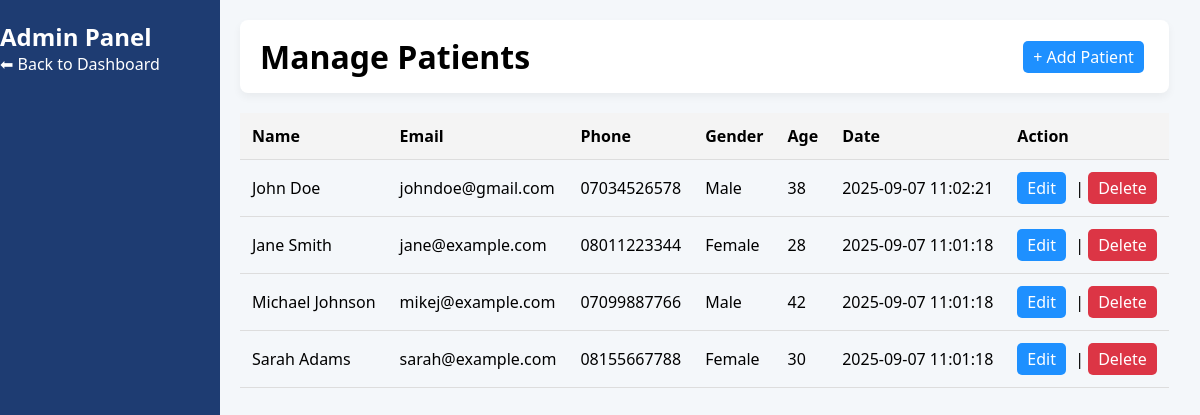
Screenshot of /dashboard/manage_patients.php (signed in) with the database file from the repository.
### tables this page shows
CREATE TABLE `patients` (
  `id` int(11) NOT NULL,
  `name` varchar(100) NOT NULL,
  `email` varchar(100) NOT NULL,
  `phone` varchar(20) NOT NULL,
  `gender` enum('Male','Female') NOT NULL,
  `age` int(11) NOT NULL,
  `created_at` timestamp NOT NULL DEFAULT current_timestamp()
);

### dashboard/manage_patients.php (the view, shortened to what this page needs)
<?php
include '../includes/db.php';
$result = $conn->query("SELECT * FROM patients ORDER BY created_at DESC");
?>
<!DOCTYPE html>
<html lang="en">
<head>
  <link rel="stylesheet" href="../assets/css/dashboard.css">
</head>
<body>
  <div class="dashboard-container">
    <aside class="sidebar">
      <h2>Admin Panel</h2>
      <ul>
        <li><a class="link" href="admin.php">⬅ Back to Dashboard</a></li>
      </ul>
    </aside>
    <main class="main-content">
      <header class="topbar">
        <h1>Manage Patients</h1>
        <a href="add_patient.php" class="btn-view">+ Add Patient</a>
      </header>
      <section class="content">
        <table class="messages-table">
          <thead>
            <tr>
              <th>Name</th>
              <th>Email</th>
              <th>Phone</th>
              <th>Gender</th>
              <th>Age</th>
              <th>Date</th>
              <th>Action</th>
            </tr>
          </thead>
          <tbody>
            <?php if ($result->num_rows > 0): ?>
              <?php while ($row = $result->fetch_assoc()): ?>
                <tr>
                  <td><?= $row['name'] ?></td>
                  <td><?= $row['email'] ?></td>
                  <td><?= $row['phone'] ?></td>
                  <td><?= $row['gender'] ?></td>
                  <td><?= $row['age'] ?></td>
                  <td><?= $row['created_at'] ?></td>
                  <td>
                    <a class="btn-view" href="edit_patient.php?id=<?= $row['id'] ?>">Edit</a> |
                    <a class="btn-delete" href="delete_patient.php?id=<?= $row['id'] ?>" onclick="return confirm('Delete this patient?')">Delete</a>
                  </td>
                </tr>
              <?php endwhile; ?>
            <?php else: ?>
              <tr><td colspan="7">No patients yet.</td></tr>
            <?php endif; ?>
          </tbody>
        </table>
      </section>
    </main>
  </div>
</body>
</html>

### assets/css/dashboard.css (style rules this page uses)
* { margin: 0; padding: 0; box-sizing: border-box; font-family: "Segoe UI", Tahoma, Geneva, Verdana, sans-serif; }
body { display: flex; background: #f4f7fa; }
.sidebar { width: 220px; background: #1e3c72; color: #fff; min-height: 100vh; padding: 20px 0; position: fixed; }
.main-content { margin-left: 220px; padding: 20px; width: calc(100% - 220px); }
.topbar { background: #fff; padding: 15px 20px; border-radius: 8px; display: flex; justify-content: space-between; align-items: center; margin-bottom: 20px; box-shadow: 0 4px 8px rgba(0, 0, 0, 0.05); }
table { width: 100%; border-collapse: collapse; }
table th, table td { padding: 12px; text-align: left; border-bottom: 1px solid #ddd; }
table th { background: #f4f4f4; }
.link { text-decoration: none; color: inherit; }
.btn-view { padding: 5px 10px; color: #fff; background-color: #1e90ff; text-decoration: none; border-radius: 5px; margin-right: 5px; display: inline-block; transition: background 0.3s; }
.btn-delete { padding: 5px 10px; color: #fff; background-color: #dc3545; text-decoration: none; border-radius: 5px; display: inline-block; transition: background 0.3s; }

### rows the page displays
patients: name "John Doe", email "johndoe@gmail.com", phone "07034526578", gender "Male", age "38", created_at "2025-09-07 11:02:21"
patients: name "Jane Smith", email "jane@example.com", phone "08011223344", gender "Female", age "28", created_at "2025-09-07 11:01:18"
patients: name "Michael Johnson", email "mikej@example.com", phone "07099887766", gender "Male", age "42", created_at "2025-09-07 11:01:18"
patients: name "Sarah Adams", email "sarah@example.com", phone "08155667788", gender "Female", age "30", created_at "2025-09-07 11:01:18"
